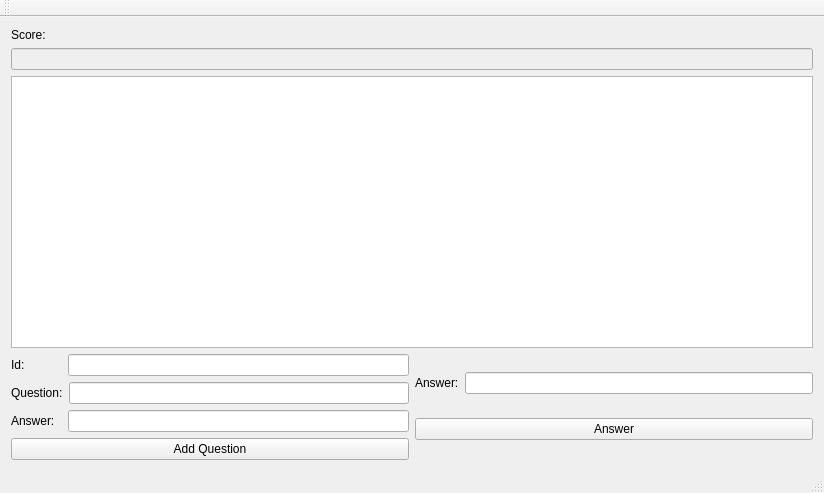
<?xml version="1.0" encoding="UTF-8"?>
<ui version="4.0">
 <class>MainWindowClass</class>
 <widget class="QMainWindow" name="MainWindowClass">
  <property name="enabled">
   <bool>true</bool>
  </property>
  <property name="geometry">
   <rect>
    <x>0</x>
    <y>0</y>
    <width>824</width>
    <height>493</height>
   </rect>
  </property>
  <property name="windowTitle">
   <string>MainWindow</string>
  </property>
  <widget class="QWidget" name="centralWidget">
   <layout class="QVBoxLayout" name="verticalLayout_4">
    <item>
     <widget class="QLabel" name="label_3">
      <property name="text">
       <string>Score:</string>
      </property>
     </widget>
    </item>
    <item>
     <layout class="QVBoxLayout" name="verticalLayout_3">
      <item>
       <widget class="QLineEdit" name="scoreLineEdit">
        <property name="enabled">
         <bool>false</bool>
        </property>
       </widget>
      </item>
      <item>
       <widget class="QListWidget" name="questionsListWidget"/>
      </item>
      <item>
       <layout class="QHBoxLayout" name="horizontalLayout_5">
        <item>
         <layout class="QVBoxLayout" name="verticalLayout">
          <item>
           <layout class="QHBoxLayout" name="horizontalLayout">
            <item>
             <widget class="QLabel" name="label_4">
              <property name="minimumSize">
               <size>
                <width>51</width>
                <height>0</height>
               </size>
              </property>
              <property name="text">
               <string>Id:</string>
              </property>
             </widget>
            </item>
            <item>
             <widget class="QLineEdit" name="idLineEdit"/>
            </item>
           </layout>
          </item>
          <item>
           <layout class="QHBoxLayout" name="horizontalLayout_4">
            <item>
             <widget class="QLabel" name="label">
              <property name="text">
               <string>Question:</string>
              </property>
             </widget>
            </item>
            <item>
             <widget class="QLineEdit" name="questionLineEdit"/>
            </item>
           </layout>
          </item>
          <item>
           <layout class="QHBoxLayout" name="horizontalLayout_3">
            <item>
             <widget class="QLabel" name="label_5">
              <property name="minimumSize">
               <size>
                <width>51</width>
                <height>0</height>
               </size>
              </property>
              <property name="text">
               <string>Answer:</string>
              </property>
             </widget>
            </item>
            <item>
             <widget class="QLineEdit" name="qAnswerLineEdit"/>
            </item>
           </layout>
          </item>
          <item>
           <widget class="QPushButton" name="addQuestionButton">
            <property name="text">
             <string>Add Question</string>
            </property>
           </widget>
          </item>
         </layout>
        </item>
        <item>
         <layout class="QVBoxLayout" name="verticalLayout_2">
          <item>
           <layout class="QHBoxLayout" name="horizontalLayout_2">
            <item>
             <widget class="QLabel" name="label_2">
              <property name="text">
               <string>Answer:</string>
              </property>
             </widget>
            </item>
            <item>
             <widget class="QLineEdit" name="answerLineEdit"/>
            </item>
           </layout>
          </item>
          <item>
           <widget class="QPushButton" name="answerButton">
            <property name="text">
             <string>Answer</string>
            </property>
           </widget>
          </item>
         </layout>
        </item>
       </layout>
      </item>
     </layout>
    </item>
   </layout>
  </widget>
  <widget class="QMenuBar" name="menuBar">
   <property name="geometry">
    <rect>
     <x>0</x>
     <y>0</y>
     <width>824</width>
     <height>22</height>
    </rect>
   </property>
  </widget>
  <widget class="QToolBar" name="mainToolBar">
   <attribute name="toolBarArea">
    <enum>TopToolBarArea</enum>
   </attribute>
   <attribute name="toolBarBreak">
    <bool>false</bool>
   </attribute>
  </widget>
  <widget class="QStatusBar" name="statusBar"/>
 </widget>
 <layoutdefault spacing="6" margin="11"/>
 <resources>
  <include location="MainWindow.qrc"/>
 </resources>
 <connections/>
</ui>
